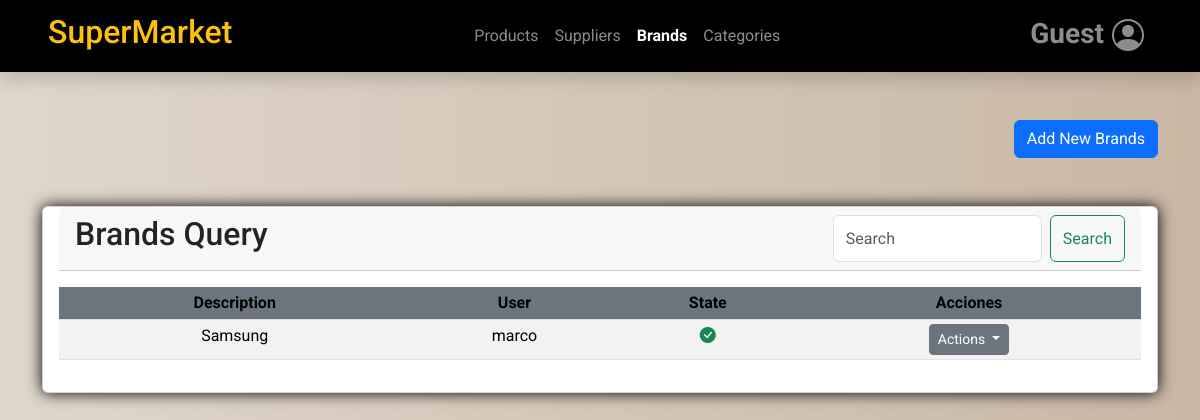
The app's page /brands/, older data.
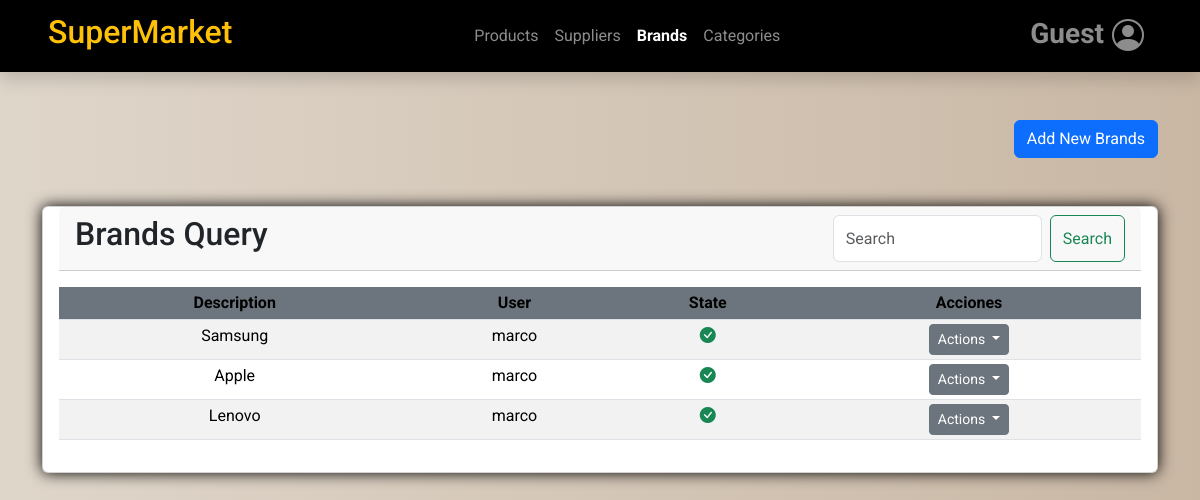
The same page, newer data.
### ventas/models.py (models this page shows, shortened)
class Brand(models.Model):
    description = models.CharField('Brand',max_length=100)
    user = models.ForeignKey(User,on_delete=models.CASCADE)
    created = models.DateTimeField(auto_now_add=True)
    updated = models.DateTimeField(auto_now=True)
    state = models.BooleanField('Activo', default = True)
    objects = models.Manager()  # Manager predeterminado
    active_brands = ActiveBrandManager()  # Manager filtrado por state=True
    class Meta:
        verbose_name = 'Marca'
        verbose_name_plural = 'Marcas'
        ordering = ['description']
        indexes = [
            models.Index(fields=['description']),]

### ventas/views.py (the view, shortened to what this page needs)
# urls.py: path('brands/', views.brands, name='brands'),
def brands(request):
    brands = Brand.objects.all().order_by('id')
    if request.method == 'GET':
        query = request.GET.get('q')
        if query:
            brands = brands.filter(name__icontains=query)
        data = {
            "title1": "Brands",
            "title2": "Brands Query",
            "form": BrandForm(),
            'brands': brands,
            'company': company,
        }
        return render(request, 'ventas/brands/brands.html', data)

### ventas/forms.py
class BrandForm(ModelForm):
    class Meta:
        model = Brand
        fields = ['description', 'state']

### templates/ventas/brands/brands.html (shortened to what this page needs)
{% extends 'base.html' %}
{% block content %}
<div class="container mt-5">
    <div class="row">
        <div class="col text-end">
            <button type="button" class="btn btn-primary" data-bs-toggle="modal" data-bs-target="#modalCrearBrand">
                Add New Brands
            </button>
        </div>
    </div>
    <div class="row">
        <div class="col">
            <div class="card text-center my-5">
                <div class="card-header d-flex justify-content-between mx-3">
                    <h2>{{ title2 }}</h2>
                    <form class="d-flex" role="search">
                        <input class="form-control me-2" type="search" name="q" id="search-input" placeholder="Search"
                            aria-label="Search" value="{{ request.GET.q }}">
                        <button class="btn btn-outline-success" type="submit" id="search-button">Search</button>
                    </form>
                </div>
                <div class="card-body">
                    <div class="table">
                        <table class="table table-striped text-center table-sm">
                            <thead>
                                <tr>
                                    <th class="bg-secondary">Description</th>
                                    <th class="bg-secondary">User</th>
                                    <th class="bg-secondary">State</th>
                                    <th class="bg-secondary">Acciones</th>
                                </tr>
                            </thead>
                            <tbody>
                                {% for brand in brands %}
                                <tr>
                                    <td class="text-center">{{ brand.description }}</td>
                                    <td class="text-center">{{ brand.user }}</td>
                                    {% if brand.state %}
                                    <td class="text-center"><i class="bi bi-check-circle-fill text-success"></i>
                                    </td>
                                    {% else %}
                                    <td class="text-center"><i class="bi bi-x-circle-fill text-danger"></i></td>
                                    {% endif %}
                                    <td class="text-center">
                                        <div class="dropdown-center">
                                            <button class="btn btn-secondary btn-sm dropdown-toggle" type="button"
                                                data-bs-toggle="dropdown" aria-expanded="false">
                                                Actions
                                            </button>
                                        </div>
                                    </td>
                                </tr>
                                {% endfor %}
                            </tbody>
                        </table>
                    </div>
                </div>
            </div>
        </div>
    </div>
</div>
{% endblock content %}

Row changes from the older to the newer data that the page shows:
added Brand: description "Apple", user "marco", state True (drawn)
added Brand: description "Lenovo", user "marco", state True (drawn)
